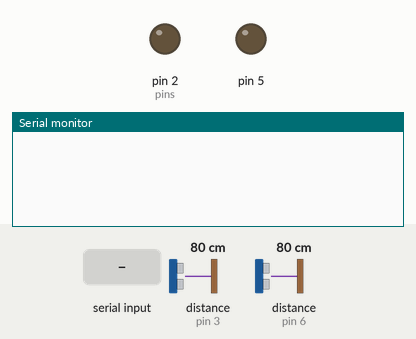
This sketch was run on a simulated Arduino Uno, built with avr-gcc and run on an emulated ATmega328P. Shown: output pins drawn as LEDs (lit = HIGH), the last lines printed to the serial monitor. Inputs (shaded band) come from the test bench; at power-on: distance to the obstacle (sensors on pin 3, pin 6) 80 cm. The echo pulse lasts 58.3 µs per cm.

Above: at 1.2 s.
1.3 s: byte 30 received over Serial
At 2.0 s:
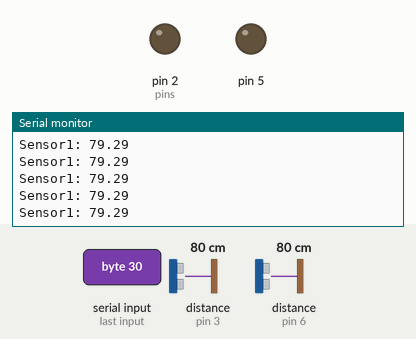
3.2 s: distance to the obstacle (sensor on pin 3) set to 2 cm
At 3.7 s:
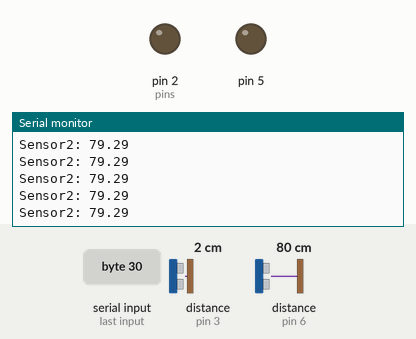

Measured:
- after the input at 1.3 s, the serial monitor: prints a new line at once (image 1)
- after the input at 3.2 s, the serial monitor: prints a new line after 0.07 s (image 2)

The sketch:

Car-avg-Speed-Calculator.ino
```cpp
const int pins = 2;
const float triggerDist = 25;
const float fullDist = 320;

float getDist(int trigPin, int echoPin) {

  digitalWrite(trigPin, LOW);
  delayMicroseconds(2);

  digitalWrite(trigPin, HIGH);
  delayMicroseconds(10);
  digitalWrite(trigPin, LOW);

  float duration = pulseIn(echoPin, HIGH);

  return  duration * 0.034 / 2;
}

void setup() {
  pinMode(2, OUTPUT);
  pinMode(3, INPUT);
  pinMode(5, OUTPUT);
  pinMode(6, INPUT);
  Serial.begin(9600);
}

void loop() {
  while (Serial.available() == 0) {}
  float dist = 30;
  while (dist >= triggerDist) {
    float mass = Serial.read();
    float time1;
    float time2;
    float timeTaken;
    dist = getDist(2, 3);
    Serial.print("Sensor1: ");
    Serial.println(dist);
    delay(10);
    if (dist < triggerDist) {
      Serial.println("Obect detected on sensor 1");
      time1 = millis();
      time2 = millis();
      float dist2 = getDist(5, 6);
      while (dist2 > triggerDist) {
        delay(10);
        dist2 = getDist(5, 6);
        Serial.print("Sensor2: ");
        Serial.println(dist2);
        time2 = millis();
      }
      Serial.println("Object detected on sensor ");
      timeTaken = (time2 - time1) * 0.001;
      // Serial.print("time taken: ");
      // Serial.println(timeTaken);
Serial.print("Speed: ");~
      Serial.println((triggerDist / timeTaken));
    }
  }
}
```
